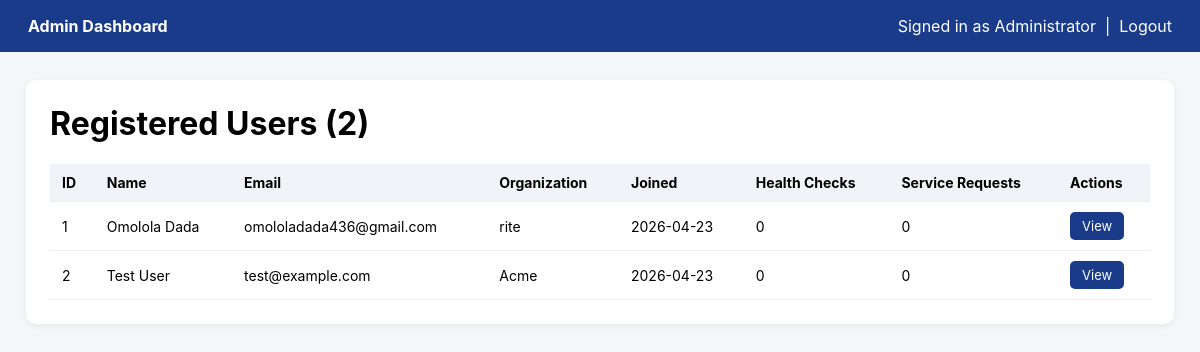
Screenshot of /admin/dashboard (signed in) with the database file from the repository.
### tables this page shows
CREATE TABLE users (
            id INTEGER PRIMARY KEY AUTOINCREMENT,
            name TEXT NOT NULL,
            email TEXT NOT NULL UNIQUE,
            password TEXT NOT NULL,
            organization TEXT NOT NULL,
            date_joined TEXT
        );

### main.py (the view)
@app.route('/admin/dashboard')
@admin_required
def admin_dashboard():
    conn = sqlite3.connect(DB_NAME)
    c = conn.cursor()
    c.execute('''
        SELECT u.id, u.name, u.email, u.organization, u.date_joined,
               (SELECT COUNT(*) FROM health_check_results h WHERE h.user_id = u.id),
               (SELECT COUNT(*) FROM upgrade_requests r WHERE r.user_id = u.id)
        FROM users u
        ORDER BY u.date_joined DESC
    ''')
    users = c.fetchall()
    conn.close()
    return render_template('admin_dashboard.html', users=users,
                           admin_name=session.get('admin_name'))

### main.py (called while the page is built)
def admin_required(f):
    @wraps(f)
    def wrapper(*args, **kwargs):
        if not session.get('admin_id'):
            return redirect(url_for('admin_login'))
        return f(*args, **kwargs)
    return wrapper

### templates/admin_dashboard.html (shortened to what this page needs)
<!DOCTYPE html>
<html lang="en">
<head>
</head>
<body>
<div class="topbar">
    <div><strong>Admin Dashboard</strong></div>
    <div>
        Signed in as {{ admin_name }} &nbsp;|&nbsp;
        <a href="{{ url_for('admin_logout') }}">Logout</a>
    </div>
</div>
<div class="container">
    <h1>Registered Users ({{ users|length }})</h1>
    {% if users %}
    <table>
        <thead>
            <tr>
                <th>ID</th>
                <th>Name</th>
                <th>Email</th>
                <th>Organization</th>
                <th>Joined</th>
                <th>Health Checks</th>
                <th>Service Requests</th>
                <th>Actions</th>
            </tr>
        </thead>
        <tbody>
        {% for u in users %}
            <tr>
                <td>{{ u[0] }}</td>
                <td>{{ u[1] }}</td>
                <td>{{ u[2] }}</td>
                <td>{{ u[3] }}</td>
                <td>{{ u[4][:10] if u[4] else '' }}</td>
                <td>{{ u[5] }}</td>
                <td>{{ u[6] }}</td>
                <td><a class="btn" href="{{ url_for('admin_user_detail', user_id=u[0]) }}">View</a></td>
            </tr>
        {% endfor %}
        </tbody>
    </table>
    {% else %}
        <div class="empty">No users registered yet.</div>
    {% endif %}
</div>
</body>
</html>

### templates/admin_dashboard.html (style rules this page uses)
body { font-family: 'Inter', sans-serif; background: #f5f6fa; margin: 0; }
.topbar { background: #1a3a8a; color: #fff; padding: 16px 28px; display: flex; justify-content: space-between; align-items: center; }
.topbar a { color: #fff; text-decoration: none; }
.container { max-width: 1100px; margin: 28px auto; background: #fff; padding: 24px; border-radius: 10px; box-shadow: 0 2px 8px rgba(0,0,0,0.05); }
h1 { margin-top: 0; }
table { width: 100%; border-collapse: collapse; margin-top: 16px; }
th, td { text-align: left; padding: 10px 12px; border-bottom: 1px solid #eee; font-size: 14px; }
th { background: #f1f3f8; }
.btn { display: inline-block; background: #1a3a8a; color: #fff; padding: 6px 12px; border-radius: 5px; text-decoration: none; font-size: 13px; }

### rows the page displays
users: id "1", name "Omolola Dada", email "omololadada436@gmail.com", organization "rite", date_joined "2026-04-23", u "0"
users: id "2", name "Test User", email "test@example.com", organization "Acme", date_joined "2026-04-23", u "0"

### other values shown
{{ admin_name }} "Administrator"
{{ users|length }} "2"
